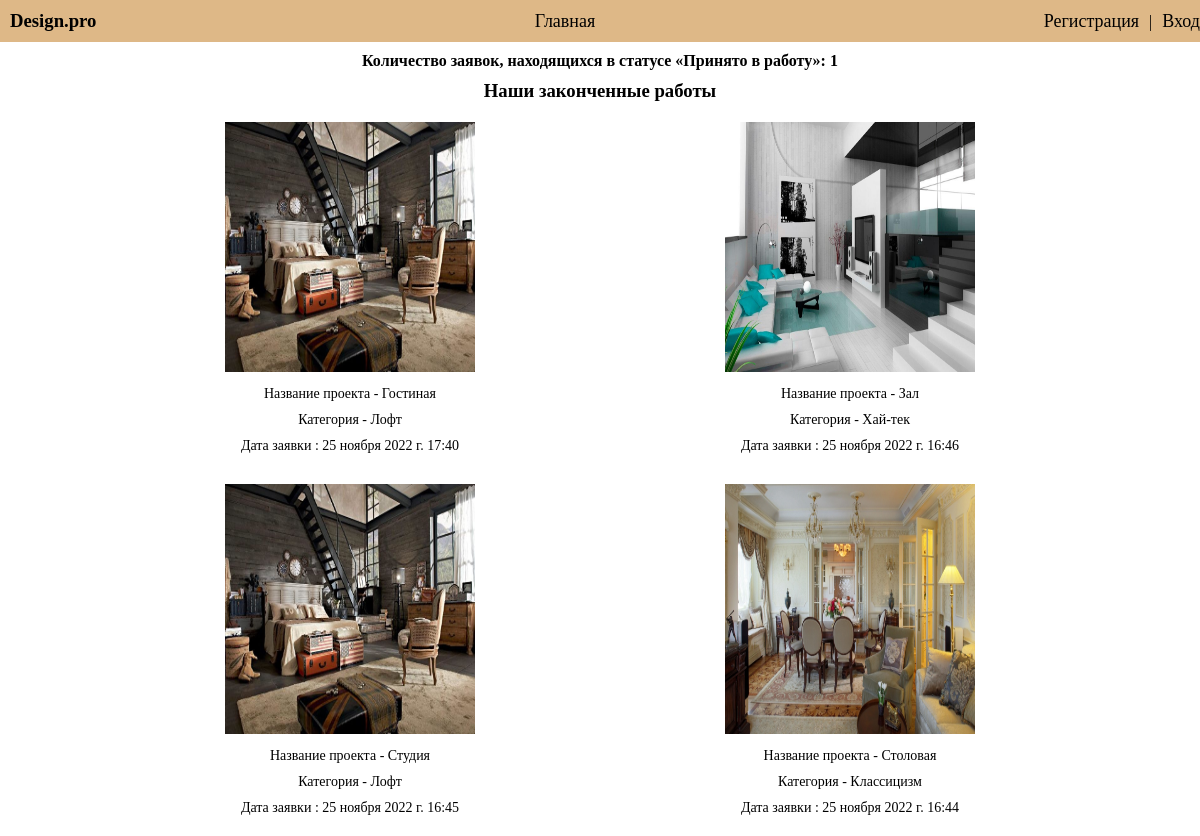
Before: / with the older database file.
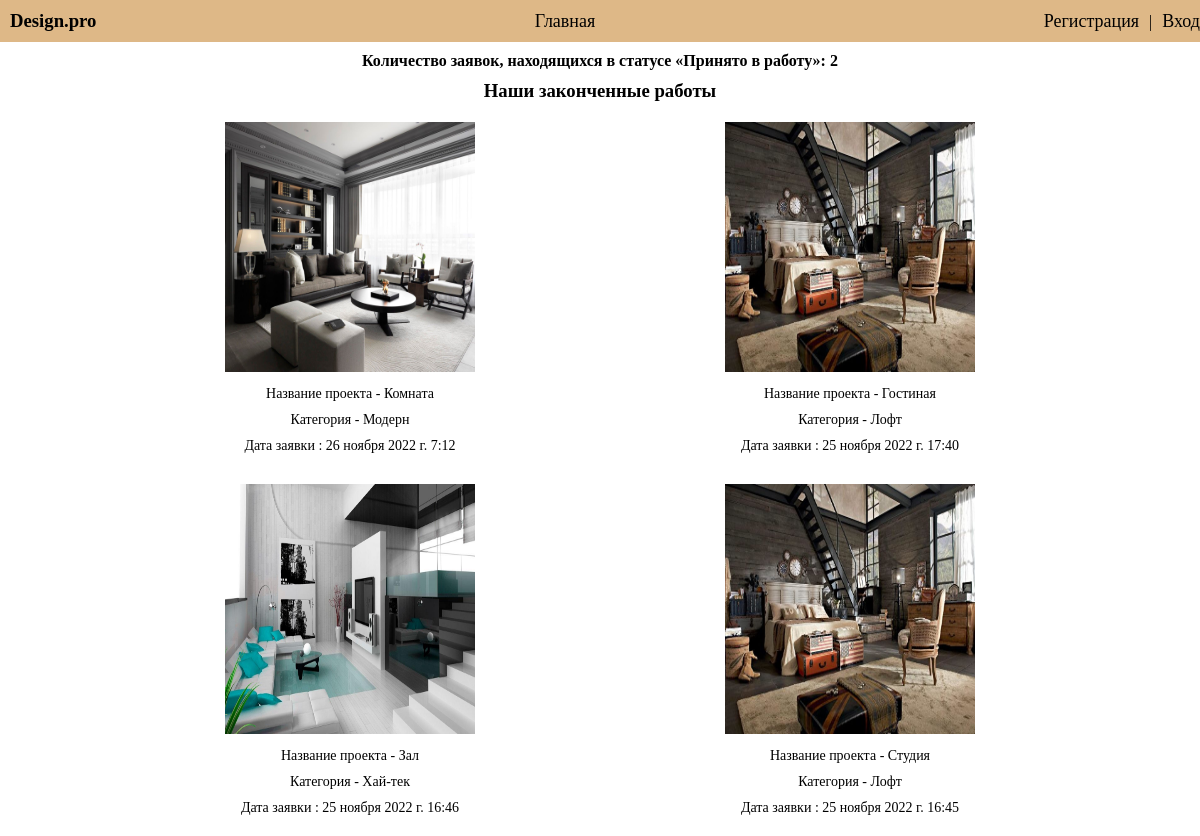
After: the same page with the newer database file.
### catalog/models.py (models this page shows, shortened)
class Request(models.Model):
    STATUS_CHOICES = [
        ('new', 'Новая'),
        ('in proqress', 'В процессе'),
        ('completed', 'Завершено')
    ]
    user = models.ForeignKey('User', verbose_name='Пользователь', on_delete=models.CASCADE, blank=True, null=True)
    name = models.CharField(max_length=254, verbose_name='Имя', blank=False)
    text = models.TextField(max_length=500, verbose_name='Описание', blank=False)
    text_commit = models.TextField(max_length=500, verbose_name='Комментарий', null=True, blank=False)
    date = models.DateTimeField(verbose_name='Дата_добавления', auto_now_add=True)
    category = models.ForeignKey('Category', verbose_name='Категория', on_delete=models.CASCADE)
    photo_done = models.ImageField(max_length=254, verbose_name='Готовые работы', upload_to=get_name_file, blank=False, null=True,
                                   validators=[FileExtensionValidator(allowed_extensions=['png', 'jpg', 'jpeg', 'bmp']),
                                               file_size])
    photo = models.ImageField(max_length=254, verbose_name='Фотография', upload_to=get_name_file, blank=True, null=True,
                              validators=[FileExtensionValidator(allowed_extensions=['png', 'jpg', 'jpeg', 'bmp']),
                                          file_size])
    status = models.CharField(max_length=254, verbose_name='Статус',
                              choices=STATUS_CHOICES,
                              default='new')
    class Meta:
        ordering = ['-date']

class Category(models.Model):
    name = models.CharField(max_length=254, verbose_name='Название', blank=False)
    def __str__(self):
        return self.name

### catalog/views.py (the view)
# urls.py: path('', index, name='index'),
def index(request):
    request_in_proqress = Request.objects.all().filter(status='in proqress').count()
    requests_completed = Request.objects.filter(status='completed')
    class Meta:
        ordering = ['date']
    return render(request, 'index.html',
                  context={'requests_completed': requests_completed,
                           'request_in_proqress': request_in_proqress})

### templates/index.html (shortened to what this page needs)
{% extends "basic.html" %}
{% block content %}
   <p class="index_p">Количество заявок, находящихся в статусе «Принято в работу»: {{request_in_proqress}}</p>
   <h3 class="index_h3">Наши законченные работы</h3>
   <div class="index_content">
      {% for request in requests_completed %}
         {% if forloop.counter <= 4 %}
         <div class="index_request">
            <img width="250px" height="250px" src="{{request.photo.url}}">
            <p class="index_p_request">Название проекта - {{ request.name }}</p>
            <p class="index_p_request">Категория - {{ request.category }}</p>
            <p class="index_p_request">Дата заявки : {{ request.date }}</p>
         </div>
         {% endif %}
      {% endfor %}
   </div>
{% endblock %}

Changed rows visible on the page:
no longer on this page (row unchanged): Request: photo (picture), name "Столовая", category "Классицизм", date "25 ноября 2022 г. 16:44"
now on this page (row edited): Request: photo (picture), name "Комната", category "Модерн", date "26 ноября 2022 г. 7:12"
Other visible differences:
{{ request_in_proqress }}: "1" → "2"
